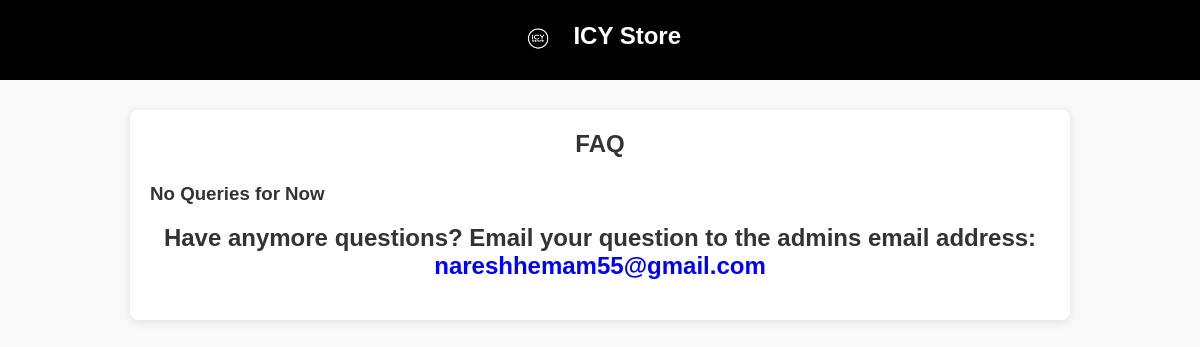
The app's page /support/ (signed in), older data.
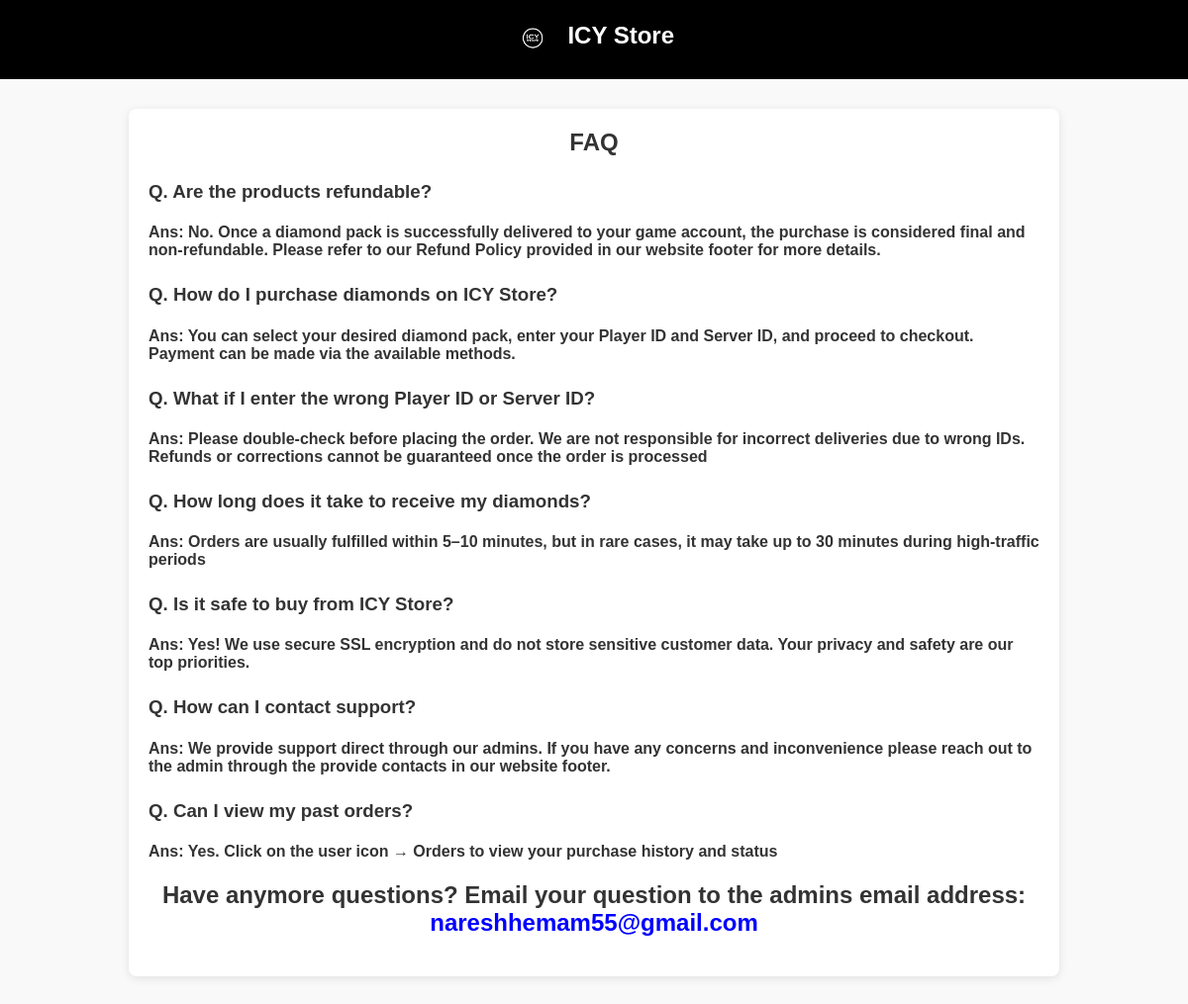
The same page, newer data.
### users/models.py (models this page shows)
class FAQ(models.Model):
    Questions= models.CharField(max_length=300)
    Answers= models.CharField(max_length=300)

### users/views.py (the view)
# urls.py: path("support/", views.support, name='support'),
@login_required
def support(request):
    questions= FAQ.objects.all
    return render(request, 'support.html', {'questions': questions})

### users/context_processors.py (called while the page is built)
def cart_item_count(request):
    if request.user.is_authenticated:
        count = Cart.objects.filter(user=request.user).count()
    else:
        count = 0
    return {
        'cart_count': count
    }

### users/templates/support.html (shortened to what this page needs)
<!DOCTYPE html>
<html lang="en">
<head>
</head>
<body>
<header>
    <img src="/static/images/logo.png" alt="ICY Store Logo">
    <a href="{% url 'products' %}"><span style="font-size: 24px; font-weight: bold;">ICY Store</span></a>
</header>
<div class="container">
    <h2>FAQ</h2>
    {% if questions %}
        {% for item in questions %}
        <h3>Q. {{item.Questions}}</h3>
        <h4>Ans: {{item.Answers}}</h4>
        {% endfor %}
    {% else %}
        <h3>No Queries for Now</h3>
    {% endif %}
    <h2>Have anymore questions? Email your question to the admins email address:<a href="mailto:nareshhemam55@gmai.com" style="color: blue;"> nareshhemam55@gmail.com </a></h2>
</body>
</html>

Row changes from the older to the newer data that the page shows:
added FAQ: Questions "Are the products refundable?", Answers "No. Once a diamond pack is successfully delivered to your game account, the purchase is considered final and non-refundable. Please refer to our Refund Policy provided in our website footer for more details."
added FAQ: Questions "How do I purchase diamonds on ICY Store?", Answers "You can select your desired diamond pack, enter your Player ID and Server ID, and proceed to checkout. Payment can be made via the available methods."
added FAQ: Questions "What if I enter the wrong Player ID or Server ID?", Answers "Please double-check before placing the order. We are not responsible for incorrect deliveries due to wrong IDs. Refunds or corrections cannot be guaranteed once the order is processed"
added FAQ: Questions "How long does it take to receive my diamonds?", Answers "Orders are usually fulfilled within 5–10 minutes, but in rare cases, it may take up to 30 minutes during high-traffic periods"
added FAQ: Questions "Is it safe to buy from ICY Store?", Answers "Yes! We use secure SSL encryption and do not store sensitive customer data. Your privacy and safety are our top priorities."
added FAQ: Questions "How can I contact support?", Answers "We provide support direct through our admins. If you have any concerns and inconvenience please reach out to the admin through the provide contacts in our website footer."
added FAQ: Questions "Can I view my past orders?", Answers "Yes. Click on the user icon → Orders to view your purchase history and status"
Text that changed along with them:
text no longer shown: "No Queries for Now"
